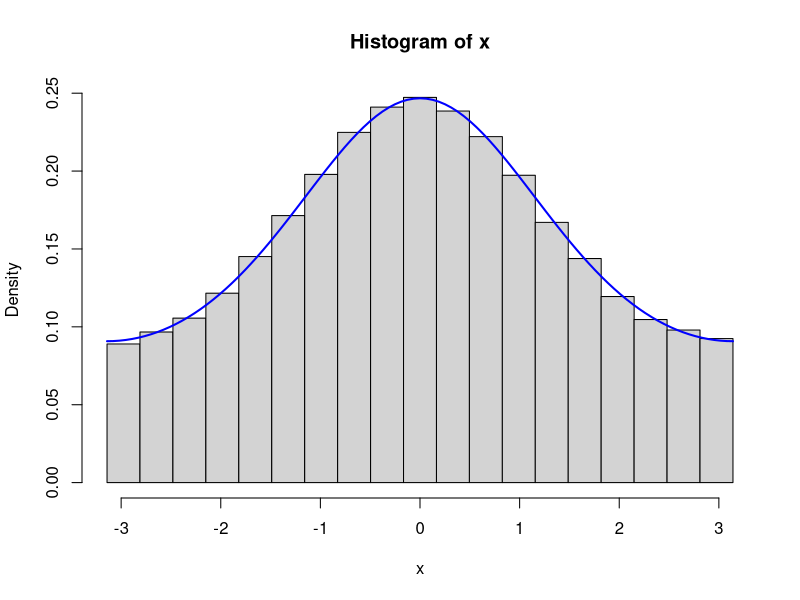
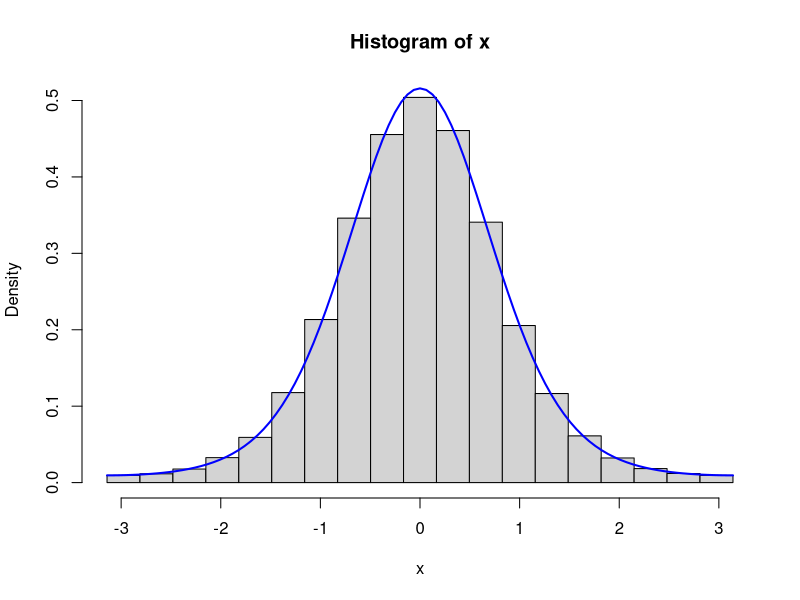

Reproduce these figures in R, in order. (Note: this script raises an error after producing the figures.)
## ---- chunk 1
set.seed(27112015)        ## Computes a new seed from an integer
oldseed <- .Random.seed   ## The actual seed
tmp <- runif(1)
tmp
## ---- chunk 2
head(oldseed, 10)
head(.Random.seed, 10)
c(tmp, runif(1))
set.seed(27112015)
head(.Random.seed, 10)
head(oldseed, 10)  ## Same as current .Random.seed
identical(oldseed, .Random.seed)
runif(1) ## Same as tmp
## ---- chunk 3
vMsim_slow <- function(n, kappa) {
  y <- numeric(n)
  for(i in 1:n) {
    reject <- TRUE
    while(reject) {
      y0 <- runif(1, - pi, pi)
      u <- runif(1)
      reject <- u > exp(kappa * (cos(y0) - 1))
    }
    y[i] <- y0
  }
  y
}
## ---- chunk 4
f <- function(x, k) exp(k * cos(x)) / (2 * pi * besselI(k, 0))
x <- vMsim_slow(100000, 0.5)
hist(x, breaks = seq(-pi, pi, length.out = 20), prob = TRUE)
curve(f(x, 0.5), -pi, pi, col = "blue", lwd = 2, add = TRUE)
x <- vMsim_slow(100000, 2)
hist(x, breaks = seq(-pi, pi, length.out = 20), prob = TRUE)
curve(f(x, 2), -pi, pi, col = "blue", lwd = 2, add = TRUE)
## ---- chunk 5
tmp <- vMsim_slow(100, kappa = 5)
system.time(vMsim_slow(100000, kappa = 5))
## ---- chunk 6
knitr::include_graphics("figures/vMsim-profile.png")
## ---- chunk 7
rng_stream <- function(m, rng, ...) {
  args <- list(...)
  cache <- do.call(rng, c(m, args))
  j <- 0
  fact <- 1
  next_rn <- function(r = m) {
    j <<- j + 1
    if(j > m) {
      if(fact == 1 && r < m) fact <<- m / (m - r)
      m <<- floor(fact * (r + 1))
      cache <<- do.call(rng, c(m, args))
      j <<- 1
    }
    cache[j] 
  }
  next_rn
}
## ---- chunk 8
vMsim <- function(n, kappa, trace = FALSE) {
  count <- 0
  y <- numeric(n)
  y0 <- rng_stream(n, runif, - pi, pi)
  u <- rng_stream(n, runif)
  for(i in 1:n) {
    reject <- TRUE
    while(reject) {
      count <- count + 1
      z <- y0(n - i)
      reject <- u(n - i) > exp(kappa * (cos(z) - 1))
    }
    y[i] <- z
  }
  if(trace)
    cat("kappa =", kappa, ":", (count - n)/ count, "\n")  ## Rejection frequency
  y
}
## ---- chunk 9
x <- vMsim(100000, 0.5)
hist(x, breaks = seq(-pi, pi, length.out = 20), prob = TRUE)
curve(f(x, 0.5), -pi, pi, col = "blue", lwd = 2, add = TRUE)
x <- vMsim(100000, 2)
hist(x, breaks = seq(-pi, pi, length.out = 20), prob = TRUE)
curve(f(x, 2), -pi, pi, col = "blue", lwd = 2, add = TRUE)
## ---- chunk 10
tmp <- vMsim(100, kappa = 5)
system.time(vMsim(100000, kappa = 5))
## ---- chunk 11
vMsim_vec <- function(n, kappa) {
  fact <- 1
  j <- 1
  l <- 0  ## The number of accepted samples
  y <- list()
  while(l < n) {
    m <- floor(fact * (n - l))  ## equals n the first time
    y0 <- runif(m, - pi, pi)
    u <- runif(m)
    accept <- u <= exp(kappa * (cos(y0) - 1))
    l <- l + sum(accept)
    y[[j]] <- y0[accept]
    j <- j + 1
    if(fact == 1) fact <- n / l
  }
  unlist(y)[1:n]
}
## ---- chunk 12
x <- vMsim_cpp(100000, 0.5)
hist(x, breaks = seq(-pi, pi, length.out = 20), prob = TRUE)
curve(f(x, 0.5), -pi, pi, col = "blue", lwd = 2, add = TRUE)
x <- vMsim_cpp(100000, 2)
hist(x, breaks = seq(-pi, pi, length.out = 20), prob = TRUE)
curve(f(x, 2), -pi, pi, col = "blue", lwd = 2, add = TRUE)
x <- vMsim_vec(100000, 0.5)
hist(x, breaks = seq(-pi, pi, length.out = 20), prob = TRUE)
curve(f(x, 0.5), -pi, pi, col = "blue", lwd = 2, add = TRUE)
x <- vMsim_vec(100000, 2)
hist(x, breaks = seq(-pi, pi, length.out = 20), prob = TRUE)
curve(f(x, 2), -pi, pi, col = "blue", lwd = 2, add = TRUE)
## ---- chunk 13
system.time(vMsim_cpp(100000, kappa = 5))
old_options <- options(digits = 3)
microbenchmark(
  vMsim_slow(1000, kappa = 5),
  vMsim(1000, kappa = 5),
  vMsim_vec(1000, kappa = 5),
  vMsim_cpp(1000, kappa = 5)
)
options(digits = old_options$digits)
## ---- chunk 14
## r >= 1 
tfun <- function(y, a) {
  b <- 1 / (3 * sqrt(a))
  (y > -1/b) * a * (1 + b * y)^3  ## 0 when y <= -1/b
}

qfun <- function(y, r) {
  a <- r - 1/3
  tval <- tfun(y, a)
  exp(a * log(tval / a) - tval + a)
}

gammasim <- function(n, r, trace = FALSE) {
  count <- 0
  y <- numeric(n)
  y0 <- rng_stream(n, rnorm)
  u <- rng_stream(n, runif)
  for(i in 1:n) {
    reject <- TRUE
    while(reject) {
      count <- count + 1
      z <- y0(n - i)
      reject <- u(n - i) > qfun(z, r) * exp(z^2/2)
    }
    y[i] <- z
  }
  if(trace)
    cat("r =", r, ":", (count - n)/ count, "\n")  ## Rejection frequency
  tfun(y, r - 1/3)
}
## ---- chunk 15
y <- gammasim(1, 8)
y <- gammasim(100000, 8)
hist(y, freq = FALSE, ylim = c(0, 0.18), main = "",
     xlab = "y")
curve(dgamma(x, 8), col = "blue", lwd = 2, add = TRUE)
y <- gammasim(100000, 1)
hist(y, freq = FALSE, ylim = c(0, 0.9), main = "",
     xlab = "y")
curve(dgamma(x, 1), col = "blue", lwd = 2, add = TRUE)
## ---- chunk 16
y <- gammasim(100000, 16, trace = TRUE)
y <- gammasim(100000, 8, trace = TRUE)
y <- gammasim(100000, 4, trace = TRUE)
y <- gammasim(100000, 1, trace = TRUE)
## ---- chunk 17
par(mfcol = c(2, 2), mex = 0.7, cex = 0.6, font.main = 1)
curve(qfun(x, 1), - 3 * sqrt(1 - 1/3), 8, lwd = 1.5, 
      main = "Target and proposal densities, shape = 1", 
      col = "blue", ylab = "density", xlab = "y")
curve(exp(-x^2 / 2), add= TRUE, col = "red", lwd = 1.5)
curve(log(qfun(x, 2)), - 3 * sqrt(1 - 1/3), 8, lwd = 1.5, 
      col = "blue", ylab = "log-density", ylim = c(-20, 0), xlab = "y")
curve(-x^2 / 2, add= TRUE, col = "red", lwd = 1.5)
legend(-2.5, -4, c("q", "Gaussian"), 
       col = c("blue", "red"), 
       lwd = 1.5, 
       bty = "n", 
       y.intersp = 1.2)
curve(qfun(x, 8), - 3 * sqrt(8 - 1/3), 8, lwd = 1.5,
      main = "Target and proposal densities, shape = 8",
      col = "blue", ylab = "density", xlab = "y")
curve(exp(-x^2 / 2), add= TRUE, col = "red", lwd = 1.5)
curve(log(qfun(x, 8)), - 3 * sqrt(8 - 1/3), 8, lwd = 1.5, col = "blue", 
      ylab = "log-density", ylim = c(-20, 0), xlab = "y")
curve(-x^2 / 2, add= TRUE, col = "red", lwd = 1.5)
legend(-8.5, -1, c("q", "Gaussian"), 
       col = c("blue", "red"), 
       lwd = 1.5, 
       bty = "n", 
       y.intersp = 1.2)
## ---- chunk 18
Betasim <- function(n, x1, x2, alpha, beta) {
  lf <- function(x) (alpha - 1) * log(x) + (beta - 1) * log(1 - x) 
  lf_deriv <- function(x) (alpha - 1)/x - (beta - 1)/(1 - x)
  a1 <- lf_deriv(x1)
  a2 <- lf_deriv(x2)
  if(a1 == 0 || a2 == 0 || a1 - a2 == 0) 
    stop("\nThe implementation requires a_1 and a_2 different 
and both different from zero. Choose different values of x_1 and x_2.")
  b1 <- lf(x1) - a1 * x1
  b2 <- lf(x2) - a2 * x2
  z1 <- (b2 - b1) / (a1 - a2)
  Q1 <- exp(b1) * (exp(a1 * z1) - 1) / a1 
  c <- Q1 + exp(b2) * (exp(a2 * 1) - exp(a2 * z1)) / a2

  y <- numeric(n)
  uy <- rng_stream(n, runif)
  u <- rng_stream(n, runif)
  for(i in 1:n) {
    reject <- TRUE
    while(reject) {
      u0 <- c * uy(n - i)
      if(u0 < Q1) {
        z <- log(a1 * exp(-b1) * u0 + 1) / a1
        reject <- u(n - i) > exp(lf(z) - a1 * z - b1)
      } else {
        z <- log(a2 * exp(-b2) * (u0 - Q1) + exp(a2 * z1)) / a2
        reject <- u(n - i) > exp(lf(z) - a2 * z - b2)
      }
    }
    y[i] <- z
  }
  y
}
## ---- chunk 19
par(mfrow = c(2, 2), mex = 0.7, cex = 0.6, font.main = 1)
envelope <- function(x, x1, x2, alpha, beta) {
  lf <- function(x) (alpha - 1) * log(x) + (beta - 1) * log(1 - x) 
  lf_deriv <- function(x) (alpha - 1)/x - (beta - 1)/(1 - x)
  a1 <- lf_deriv(x1)
  a2 <- lf_deriv(x2)
  b1 <- lf(x1) - a1 * x1
  b2 <- lf(x2) - a2 * x2
  z1 <- (b2 - b1) / (a1 - a2)
  ifelse(x < z1, exp(a1 * x + b1), exp(a2 * x + b2))
}
  
hist(Betasim(100000, x1 = 0.3, x2 = 0.7, alpha = 4, beta = 2), 
     prob = TRUE, main = "", ylim = c(0, 3))
curve(x^3 * (1 - x) / beta(4, 2), col = "blue", lwd = 2, add = TRUE)
curve(envelope(x, x1 = 0.3, x2 = 0.7, alpha = 4, beta = 2) / beta(4, 2), 
      col = "red", lwd = 2, add = TRUE, n = 400)

hist(Betasim(100000, x1 = 0.3, x2 = 0.7, alpha = 1.8, beta = 2.4), 
     prob = TRUE, main = "", ylim = c(0, 3))
curve(x^0.8 * (1 - x)^1.4 / beta(1.8, 2.4), col = "blue", lwd = 2, add = TRUE)
curve(envelope(x, x1 = 0.3, x2 = 0.7, alpha = 1.8, beta = 2.4) / beta(1.8, 2.4), 
      col = "red", lwd = 2, add = TRUE, n = 400)

hist(Betasim(100000, x1 = 0.2, x2 = 0.5, alpha = 4, beta = 2), 
     prob = TRUE, main = "", ylim = c(0, 3))
curve(x^3 * (1 - x) / beta(4, 2), col = "blue", lwd = 2, add = TRUE)
curve(envelope(x, x1 = 0.2, x2 = 0.5, alpha = 4, beta = 2) / beta(4, 2), 
      col = "red", lwd = 2, add = TRUE, n = 400)

hist(Betasim(100000, x1 = 0.2, x2 = 0.5, alpha = 1.8, beta = 2.4), 
     prob = TRUE, main = "", ylim = c(0, 3))
curve(x^0.8 * (1 - x)^1.4 / beta(1.8, 2.4), col = "blue", lwd = 2, add = TRUE)
curve(envelope(x, x1 = 0.2, x2 = 0.5, alpha = 1.8, beta = 2.4) / beta(1.8, 2.4), 
      col = "red", lwd = 2, add = TRUE, n = 400)
## ---- chunk 20
Betasim(1, x1 = 0.25, x2 = 0.75, alpha = 4, beta = 2)  
Betasim(1, x1 = 0.2, x2 = 0.75, alpha = 4, beta = 2)   
Betasim(1, x1 = 0.2, x2 = 0.8, alpha = 4, beta = 2)    
## ---- chunk 21
y <- vMsim(10000, 0.1, trace = TRUE)
y <- vMsim(10000, 0.5, trace = TRUE)
y <- vMsim(10000, 2, trace = TRUE)
y <- vMsim(10000, 5, trace = TRUE)
## ---- chunk 22
vMsim_adapt <- function(n, x1, x2, kappa, trace = FALSE) {
  lf <- function(x) kappa * cos(x) 
  lf_deriv <- function(x) - kappa * sin(x)
  a1 <- 2 * kappa / pi
  a2 <- lf_deriv(x1)
  a3 <- lf_deriv(x2)
  a4 <- - a1
  
  b1 <- kappa
  b2 <- lf(x1) - a2 * x1
  b3 <- lf(x2) - a3 * x2
  b4 <- kappa
  
  z0 <- -pi
  z1 <- -pi/2
  z2 <- (b3 - b2) / (a2 - a3)
  z3 <- pi/2
  z4 <- pi
  
  Q1 <- exp(b1) * (exp(a1 * z1) - exp(a1 * z0)) / a1 
  Q2 <- Q1 + exp(b2) * (exp(a2 * z2) - exp(a2 * z1)) / a2
  Q3 <- Q2 + exp(b3) * (exp(a3 * z3) - exp(a3 * z2)) / a3
  c <- Q3 + exp(b4) * (exp(a4 * z4) - exp(a4 * z3)) / a4
  
  count <- 0
  y <- numeric(n)
  uy <- rng_stream(n, runif)
  u <- rng_stream(n, runif)
  for(i in 1:n) {
    reject <- TRUE
    while(reject) {
      count <- count + 1
      u0 <- c * uy(n - i)
      if(u0 < Q1) {
        z <- log(a1 * exp(-b1) * u0 + exp(a1 * z0)) / a1
        reject <- u(n - i) > exp(lf(z) - a1 * z - b1)
      } else if(u0 < Q2) {
        z <- log(a2 * exp(-b2) * (u0 - Q1) + exp(a2 * z1)) / a2
        reject <- u(n - i) > exp(lf(z) - a2 * z - b2)
      } else if(u0 < Q3) {
        z <- log(a3 * exp(-b3) * (u0 - Q2) + exp(a3 * z2)) / a3
        reject <- u(n - i) > exp(lf(z) - a3 * z - b3)
      } else {
        z <- log(a4 * exp(-b4) * (u0 - Q3) + exp(a4 * z3)) / a4
        reject <- u(n - i) > exp(lf(z) - a4 * z - b4)
      }
    }
    y[i] <- z
  }
  if(trace)
    cat("kappa =", kappa, ", x1 =", x1, 
        ", x2 =", x2, ":", (count - n) / count, "\n")  
  y
}
## ---- chunk 23
par(mfrow = c(2, 2), mex = 0.7, cex = 0.6, font.main = 1)
envelope <- function(x, x1, x2, kappa) {
  lf <- function(x) kappa * cos(x) 
  lf_deriv <- function(x) - kappa * sin(x)
  a1 <- 2 * kappa / pi
  a2 <- lf_deriv(x1)
  a3 <- lf_deriv(x2)
  a4 <- - a1
  
  b1 <- kappa
  b2 <- lf(x1) - a2 * x1
  b3 <- lf(x2) - a3 * x2
  b4 <- kappa
  
  z0 <- -pi
  z1 <- -pi/2
  z2 <- (b3 - b2) / (a2 - a3)
  z3 <- pi/2
  z4 <- pi
  
  env <- numeric(length(x))
  i1 <- x < z1
  i2 <- x >= z1 & x < z2
  i3 <- x >= z2 & x < z3
  i4 <- x >= z3 
  
  env[i1] <- exp(a1 * x[i1] + b1)
  env[i2] <- exp(a2 * x[i2] + b2)
  env[i3] <- exp(a3 * x[i3] + b3)
  env[i4] <- exp(a4 * x[i4] + b4)
  
  env
}

y <- vMsim_adapt(100000, -0.4, 0.4, 5)
hist(y, breaks = seq(-pi, pi, length.out = 30), prob = TRUE, 
     main = expression(paste(kappa == 5, ", ", x[1] == -0.4, ", ", x[2] == 0.4)), ylim = c(0, 1.5))
curve(f(x, 5), -pi, pi, col = "blue", lwd = 2, add = TRUE, n = )
curve(envelope(x, -0.4, 0.4, 5) / (2 * pi * besselI(5, 0)), -pi, pi, col = "red", 
      lwd = 2, add = TRUE, n = 400)

y <- vMsim_adapt(100000, -1, 1, 2)
hist(y, breaks = seq(-pi, pi, length.out = 30), prob = TRUE,
     main = expression(paste(kappa == 2, ", ", x[1] == -1, ", ", x[2] == 1)), ylim = c(0, 1.5))
curve(f(x, 2), -pi, pi, col = "blue", lwd = 2, add = TRUE)
curve(envelope(x, -1, 1, 2) / (2 * pi * besselI(2, 0)), -pi, pi, col = "red", 
      lwd = 2, add = TRUE, n = 400)

y <- vMsim_adapt(100000, -0.1, 0.1, 5)
hist(y, breaks = seq(-pi, pi, length.out = 30), prob = TRUE, 
     main = expression(paste(kappa == 5, ", ", x[1] == -0.1, ", ", x[2] == 0.1)), ylim = c(0, 1.5))
curve(f(x, 5), -pi, pi, col = "blue", lwd = 2, add = TRUE, n = )
curve(envelope(x, -0.1, 0.1, 5) / (2 * pi * besselI(5, 0)), -pi, pi, col = "red", 
      lwd = 2, add = TRUE, n = 400)

y <- vMsim_adapt(100000, -0.4, 0.4, 2)
hist(y, breaks = seq(-pi, pi, length.out = 30), prob = TRUE,
     main = expression(paste(kappa == 2, ", ", x[1] == -0.4, ", ", x[2] == 0.4)), ylim = c(0, 1.5))
curve(f(x, 2), -pi, pi, col = "blue", lwd = 2, add = TRUE)
curve(envelope(x, -0.4, 0.4, 2) / (2 * pi * besselI(2, 0)), -pi, pi, col = "red", 
      lwd = 2, add = TRUE, n = 400)
## ---- chunk 24
y <- vMsim_adapt(100000, -0.4, 0.4, 5, trace = TRUE)
y <- vMsim_adapt(100000, -1, 1, 2, trace = TRUE)
y <- vMsim_adapt(100000, -0.1, 0.1, 5, trace = TRUE)
y <- vMsim_adapt(100000, -0.4, 0.4, 2, trace = TRUE)
## ---- chunk 25
old_options <- options(digits = 2)
microbenchmark(vMsim_adapt(100, -1, 1, 5),
               vMsim_adapt(100, -0.4, 0.4, 5),
               vMsim_adapt(100, -0.2, 0.2, 5),
               vMsim_adapt(100, -0.1, 0.1, 5),
               vMsim(100, 5),
               vMsim_vec(100, 5)
               )
options(digits = old_options$digits)

